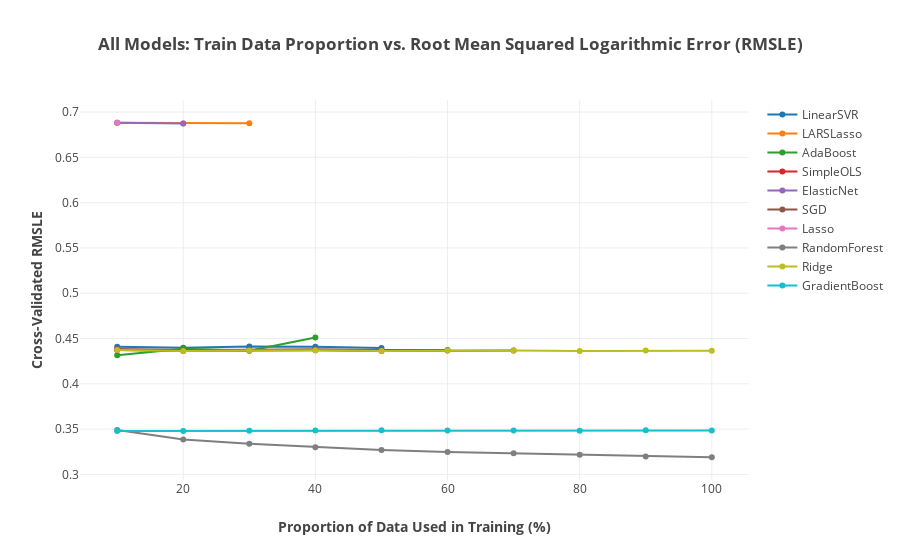

Source (notebook cell):
### Code cell
if len(resultsSummary) <= 0:
    resultsSummary = pd.read_csv('resultsSummary_WITH_TRAFFIC_FEATS.csv')
    
winning_models = (resultsSummary[resultsSummary['Iteration_Num'] == resultsSummary['Iteration_Num'].max()]['Model_Name'].values)

winning_models = (resultsSummary[resultsSummary['Iteration_Num'] == resultsSummary['Iteration_Num'].max()]['Model_Name'].values)

# The models that didn't make it
discarded_models_df = resultsSummary[~(resultsSummary['Model_Name'].isin(winning_models))]
discarded_models = discarded_models_df['Model_Name'].unique()

# Plot Discarded Models Summary
all_dm_traces = []
for model in discarded_models:
    model_trace = go.Scatter(x = discarded_models_df[discarded_models_df['Model_Name'] == model]['Iteration_Num'].apply(lambda x: (proportions[x - 1] * 100)),
                             y = discarded_models_df[discarded_models_df['Model_Name'] == model]['Avg_CV_RMSLE'],
                             name = model)
    all_dm_traces = all_dm_traces + [model_trace]

# Plot Winning Models Summary
all_wm_traces = []
for model in winning_models:
    model_trace = go.Scatter(x = resultsSummary[resultsSummary['Model_Name'] == model]['Iteration_Num'].apply(lambda x: (proportions[x - 1] * 100)),
                             y = resultsSummary[resultsSummary['Model_Name'] == model]['Avg_CV_RMSLE'],
                             name = model)
    all_wm_traces = all_wm_traces + [model_trace]

layout = go.Layout(
    title='<b>All Models: Train Data Proportion vs. Root Mean Squared Logarithmic Error (RMSLE)</b>',
    yaxis=dict(
        zeroline=False,
        title='<b>Cross-Validated RMSLE</b>'
    ),
    xaxis=dict(
        title='<b>Proportion of Data Used in Training (%)</b>'
    )
)
fig = go.Figure(data=all_dm_traces + all_wm_traces, layout=layout)
iplot(fig)

### Figure 1 — Plotly figure (JSON) as saved in the notebook; plotly's stock layout.template omitted (floating-point values rounded to 4 significant figures)
{"data": [{"name": "LinearSVR", "type": "scatter", "x": [10, 20, 30, 40, 50], "y": [0.4409, 0.4399, 0.4412, 0.4408, 0.4396]}, {"name": "LARSLasso", "type": "scatter", "x": [10, 20, 30], "y": [0.6882, 0.6875, 0.6876]}, {"name": "AdaBoost", "type": "scatter", "x": [10, 20, 30, 40], "y": [0.4316, 0.4387, 0.4365, 0.4513]}, {"name": "SimpleOLS", "type": "scatter", "x": [10, 20, 30, 40, 50, 60, 70], "y": [0.4372, 0.4363, 0.4367, 0.437, 0.4362, 0.4367, 0.4368]}, {"name": "ElasticNet", "type": "scatter", "x": [10, 20], "y": [0.6882, 0.6875]}, {"name": "SGD", "type": "scatter", "x": [10, 20, 30, 40, 50, 60], "y": [0.4385, 0.4373, 0.4375, 0.4382, 0.4372, 0.4373]}, {"name": "Lasso", "type": "scatter", "x": [10], "y": [0.6882]}, {"name": "RandomForest", "type": "scatter", "x": [10, 20, 30, 40, 50, 60, 70, 80, 90, 100], "y": [0.3491, 0.3386, 0.3337, 0.3301, 0.327, 0.3247, 0.3233, 0.3217, 0.3198, 0.3189]}, {"name": "Ridge", "type": "scatter", "x": [10, 20, 30, 40, 50, 60, 70, 80, 90, 100], "y": [0.4372, 0.4363, 0.4367, 0.437, 0.4362, 0.4367, 0.4368, 0.4363, 0.4367, 0.4366]}, {"name": "GradientBoost", "type": "scatter", "x": [10, 20, 30, 40, 50, 60, 70, 80, 90, 100], "y": [0.3478, 0.3478, 0.3482, 0.3486, 0.3486, 0.3485, 0.3484, 0.3481, 0.3487, 0.3484]}], "layout": {"title": "<b>All Models: Train Data Proportion vs. Root Mean Squared Logarithmic Error (RMSLE)</b>", "xaxis": {"title": "<b>Proportion of Data Used in Training (%)</b>"}, "yaxis": {"title": "<b>Cross-Validated RMSLE</b>", "zeroline": false}}}
